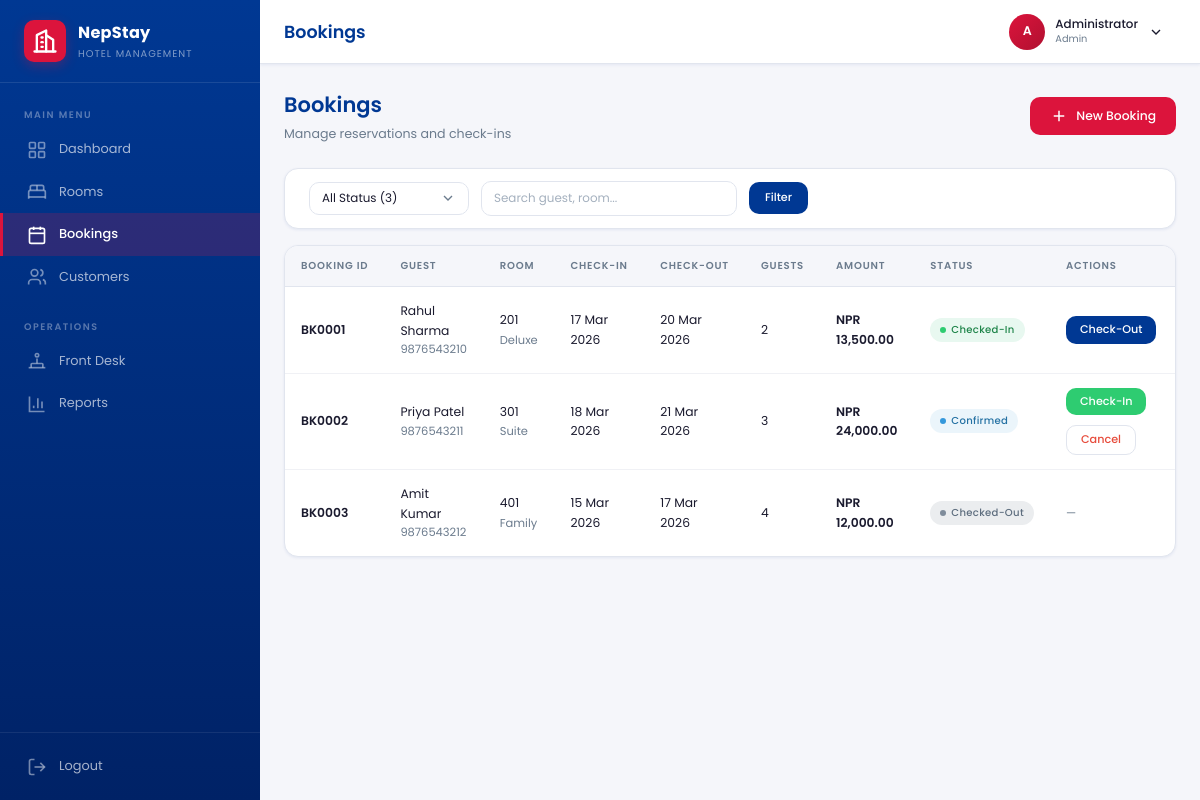
The app's page /admin/bookings.php (signed in) with its own data.
### tables this page shows
CREATE TABLE users (
    id INT AUTO_INCREMENT PRIMARY KEY,
    name VARCHAR(100) NOT NULL,
    email VARCHAR(255) UNIQUE NOT NULL,
    password VARCHAR(255) NOT NULL,
    role ENUM('admin','staff','manager') DEFAULT 'admin',
    avatar VARCHAR(255) DEFAULT NULL,
    created_at TIMESTAMP DEFAULT CURRENT_TIMESTAMP,
    updated_at TIMESTAMP DEFAULT CURRENT_TIMESTAMP ON UPDATE CURRENT_TIMESTAMP
);

CREATE TABLE bookings (
    id INT AUTO_INCREMENT PRIMARY KEY,
    customer_id INT NOT NULL,
    room_id INT NOT NULL,
    check_in DATE NOT NULL,
    check_out DATE NOT NULL,
    guests INT DEFAULT 1,
    total_amount DECIMAL(10,2) DEFAULT 0.00,
    status ENUM('Confirmed','Checked-In','Checked-Out','Cancelled') DEFAULT 'Confirmed',
    notes TEXT,
    checked_in_at DATETIME DEFAULT NULL,
    checked_out_at DATETIME DEFAULT NULL,
    created_at TIMESTAMP DEFAULT CURRENT_TIMESTAMP,
    updated_at TIMESTAMP DEFAULT CURRENT_TIMESTAMP ON UPDATE CURRENT_TIMESTAMP,
    FOREIGN KEY (customer_id) REFERENCES customers(id) ON DELETE CASCADE,
    FOREIGN KEY (room_id) REFERENCES rooms(id) ON DELETE CASCADE
);

CREATE TABLE customers (
    id INT AUTO_INCREMENT PRIMARY KEY,
    name VARCHAR(100) NOT NULL,
    email VARCHAR(255) DEFAULT NULL,
    phone VARCHAR(20) NOT NULL,
    address TEXT,
    id_proof ENUM('Passport','Driving License','National ID','Aadhar','Other') DEFAULT 'National ID',
    id_number VARCHAR(50) DEFAULT NULL,
    created_at TIMESTAMP DEFAULT CURRENT_TIMESTAMP,
    updated_at TIMESTAMP DEFAULT CURRENT_TIMESTAMP ON UPDATE CURRENT_TIMESTAMP
);

CREATE TABLE rooms (
    id INT AUTO_INCREMENT PRIMARY KEY,
    room_number VARCHAR(10) UNIQUE NOT NULL,
    type ENUM('Standard','Deluxe','Suite','Family') NOT NULL DEFAULT 'Standard',
    floor INT DEFAULT 1,
    price DECIMAL(10,2) NOT NULL,
    max_guests INT DEFAULT 2,
    description TEXT,
    amenities VARCHAR(500) DEFAULT NULL,
    status ENUM('Available','Occupied','Maintenance','Reserved') DEFAULT 'Available',
    image VARCHAR(255) DEFAULT NULL,
    created_at TIMESTAMP DEFAULT CURRENT_TIMESTAMP,
    updated_at TIMESTAMP DEFAULT CURRENT_TIMESTAMP ON UPDATE CURRENT_TIMESTAMP
);

### includes/functions.php (called while the page is built, shortened)
<?php
function format_currency($amount) {
    return 'NPR ' . number_format((float)$amount, 2);
}
function format_date($date, $format = 'd M Y') {
    return date($format, strtotime($date));
}
function badge_class($status) {
    $map = [
        'Available'   => 'badge-success',
        'Occupied'    => 'badge-danger',
        'Maintenance' => 'badge-warning',
        'Reserved'    => 'badge-info',
        'Confirmed'   => 'badge-info',
        'Checked-In'  => 'badge-success',
        'Checked-Out' => 'badge-muted',
        'Cancelled'   => 'badge-danger',
        'Paid'        => 'badge-success',
        'Pending'     => 'badge-warning',
        'Refunded'    => 'badge-danger',
    ];
    return $map[$status] ?? 'badge-muted';
}
function e($str) {
    return htmlspecialchars($str ?? '', ENT_QUOTES, 'UTF-8');
}
function booking_id($id) {
    return 'BK' . str_pad($id, 4, '0', STR_PAD_LEFT);
}
function is_page($page) {
    return basename($_SERVER['PHP_SELF']) === $page;
}
function nav_active($page) {
    return is_page($page) ? 'active' : '';
}

### includes/db.php (called while the page is built, shortened)
<?php
$conn = new mysqli(DB_HOST, DB_USER, DB_PASS, DB_NAME);
$conn->set_charset('utf8mb4');
function db_query($sql, $types = '', $params = []) {
    global $conn;
    if (empty($types)) {
        return $conn->query($sql);
    }
    $stmt = $conn->prepare($sql);
    $stmt->bind_param($types, ...$params);
    $stmt->execute();
    $result = $stmt->get_result();
    return $result;
}
function db_fetch($sql, $types = '', $params = []) {
    $result = db_query($sql, $types, $params);
    if ($result instanceof mysqli_result) {
        return $result->fetch_assoc();
    }
    return null;
}
function db_fetch_all($sql, $types = '', $params = []) {
    $result = db_query($sql, $types, $params);
    if ($result instanceof mysqli_result) {
        return $result->fetch_all(MYSQLI_ASSOC);
    }
    return [];
}
function db_value($sql, $types = '', $params = []) {
    $row = db_fetch($sql, $types, $params);
    return $row ? reset($row) : null;
}

### includes/auth.php (called while the page is built, shortened)
<?php
require_once __DIR__ . '/db.php';
function current_user() {
    return db_fetch("SELECT * FROM users WHERE id = ?", 'i', [$_SESSION['user_id']]);
}

### admin/bookings.php (the view, shortened to what this page needs)
<?php
require_once '../includes/header.php';
$search = $_GET['search'] ?? '';
$params = [];
$types = '';
$sql = "SELECT b.*, c.name AS customer_name, c.phone AS customer_phone, r.room_number, r.type AS room_type
        FROM bookings b
        JOIN customers c ON b.customer_id = c.id
        JOIN rooms r ON b.room_id = r.id";
$sql .= " ORDER BY b.created_at DESC";
$bookings = db_fetch_all($sql, $types, $params);
$allCount       = db_value("SELECT COUNT(*) FROM bookings");
?>
<div class="page-header">
    <div>
        <h2>Bookings</h2>
        <p class="subtitle">Manage reservations and check-ins</p>
    </div>
    <a href="booking_form.php" class="btn btn-accent">
        <svg width="18" height="18" viewBox="0 0 24 24" fill="none" stroke="currentColor" stroke-width="2"><line x1="12" y1="5" x2="12" y2="19"/><line x1="5" y1="12" x2="19" y2="12"/></svg>
        New Booking
    </a>
</div>
<div class="card" style="margin-bottom: var(--sp-md);">
    <div class="card-body" style="padding: 12px var(--sp-lg);">
        <form method="GET" class="filter-bar">
            <select name="status" class="form-control">
                <option value="all">All Status (<?php echo $allCount; ?>)</option>
            </select>
            <input type="text" name="search" class="form-control" placeholder="Search guest, room..." value="<?php echo e($search); ?>">
            <button type="submit" class="btn btn-primary btn-sm">Filter</button>
        </form>
    </div>
</div>
<div class="table-container">
    <div class="table-scroll">
        <table class="data-table" id="bookingsTable">
            <thead>
                <tr>
                    <th>Booking ID</th>
                    <th>Guest</th>
                    <th>Room</th>
                    <th>Check-in</th>
                    <th>Check-out</th>
                    <th>Guests</th>
                    <th>Amount</th>
                    <th>Status</th>
                    <th>Actions</th>
                </tr>
            </thead>
            <tbody>
            <?php if (empty($bookings)): ?>
                <tr>
                    <td colspan="9">
                        <div class="empty-state">
                            <svg width="48" height="48" viewBox="0 0 24 24" fill="none" stroke="currentColor" stroke-width="1.5"><rect x="3" y="4" width="18" height="18" rx="2"/><path d="M16 2v4"/><path d="M8 2v4"/><path d="M3 10h18"/></svg>
                            <h3>No bookings found</h3>
                            <p>No bookings match the current filters.</p>
                        </div>
                    </td>
                </tr>
            <?php else: ?>
                <?php foreach ($bookings as $b): ?>
                <tr data-status="<?php echo e($b['status']); ?>">
                    <td class="text-bold"><?php echo booking_id($b['id']); ?></td>
                    <td>
                        <?php echo e($b['customer_name']); ?>
                        <div class="text-muted"><?php echo e($b['customer_phone']); ?></div>
                    </td>
                    <td>
                        <?php echo e($b['room_number']); ?>
                        <span class="text-muted"><?php echo e($b['room_type']); ?></span>
                    </td>
                    <td><?php echo format_date($b['check_in']); ?></td>
                    <td><?php echo format_date($b['check_out']); ?></td>
                    <td><?php echo $b['guests']; ?></td>
                    <td class="text-bold"><?php echo format_currency($b['total_amount']); ?></td>
                    <td><span class="badge <?php echo badge_class($b['status']); ?>"><span class="badge-dot"></span> <?php echo e($b['status']); ?></span></td>
                    <td>
                        <div class="btn-group">
                            <?php if ($b['status'] === 'Confirmed'): ?>
                            <a href="booking_action.php?action=checkin&id=<?php echo $b['id']; ?>" class="btn btn-success btn-sm">Check-In</a>
                            <a href="booking_action.php?action=cancel&id=<?php echo $b['id']; ?>" class="btn btn-outline btn-sm" data-confirm="Cancel this booking?" style="color:var(--danger);">Cancel</a>
                            <?php elseif ($b['status'] === 'Checked-In'): ?>
                            <a href="booking_action.php?action=checkout&id=<?php echo $b['id']; ?>" class="btn btn-primary btn-sm">Check-Out</a>
                            <?php else: ?>
                            <span class="text-muted">—</span>
                            <?php endif; ?>
                        </div>
                    </td>
                </tr>
                <?php endforeach; ?>
            <?php endif; ?>
            </tbody>
        </table>
    </div>
</div>
<?php require_once '../includes/footer.php'; ?>

### includes/header.php (shortened to what this page needs)
<?php
require_once __DIR__ . '/db.php';
require_once __DIR__ . '/auth.php';
require_once __DIR__ . '/functions.php';
$currentUser = current_user();
$currentPage = basename($_SERVER['PHP_SELF']);
$pageTitles = [
    'index.php'           => 'Dashboard',
    'rooms.php'           => 'Rooms',
    'room_form.php'       => isset($_GET['id']) ? 'Edit Room' : 'Add Room',
    'bookings.php'        => 'Bookings',
    'booking_form.php'    => isset($_GET['id']) ? 'Edit Booking' : 'New Booking',
    'customers.php'       => 'Customers',
    'customer_form.php'   => isset($_GET['id']) ? 'Edit Customer' : 'Add Customer',
    'reports.php'         => 'Reports',
    'front_desk.php'      => 'Front Desk',
];
$pageTitle = $pageTitles[$currentPage] ?? 'NepStay';
?>
<!DOCTYPE html>
<html lang="en">
<head>
    <link rel="stylesheet" href="/Hotel_Reservation_System/assets/css/style.css">
</head>
<body>
<aside class="sidebar" id="sidebar">
    <div class="sidebar-brand">
        <div class="brand-icon">
            <svg width="28" height="28" viewBox="0 0 24 24" fill="none" stroke="currentColor" stroke-width="2" stroke-linecap="round" stroke-linejoin="round">
                <path d="M3 21h18"/><path d="M5 21V7l8-4v18"/><path d="M19 21V11l-6-4"/>
                <path d="M9 9h1"/><path d="M9 13h1"/><path d="M9 17h1"/>
            </svg>
        </div>
        <div class="brand-text">
            <span class="brand-name">NepStay</span>
            <span class="brand-sub">Hotel Management</span>
        </div>
    </div>
    <nav class="sidebar-nav">
        <div class="nav-section">
            <span class="nav-label">MAIN MENU</span>
            <a href="/Hotel_Reservation_System/admin/index.php" class="nav-item <?php echo nav_active('index.php'); ?>">
                <svg width="20" height="20" viewBox="0 0 24 24" fill="none" stroke="currentColor" stroke-width="2"><rect x="3" y="3" width="7" height="7" rx="1"/><rect x="14" y="3" width="7" height="7" rx="1"/><rect x="3" y="14" width="7" height="7" rx="1"/><rect x="14" y="14" width="7" height="7" rx="1"/></svg>
                <span>Dashboard</span>
            </a>
            <a href="/Hotel_Reservation_System/admin/rooms.php" class="nav-item <?php echo (nav_active('rooms.php') || nav_active('room_form.php')) ? 'active' : ''; ?>">
                <svg width="20" height="20" viewBox="0 0 24 24" fill="none" stroke="currentColor" stroke-width="2"><path d="M2 20v-8a2 2 0 0 1 2-2h16a2 2 0 0 1 2 2v8"/><path d="M4 10V6a2 2 0 0 1 2-2h12a2 2 0 0 1 2 2v4"/><path d="M12 4v6"/><path d="M2 18h20"/></svg>
                <span>Rooms</span>
            </a>
            <a href="/Hotel_Reservation_System/admin/bookings.php" class="nav-item <?php echo (nav_active('bookings.php') || nav_active('booking_form.php')) ? 'active' : ''; ?>">
                <svg width="20" height="20" viewBox="0 0 24 24" fill="none" stroke="currentColor" stroke-width="2"><rect x="3" y="4" width="18" height="18" rx="2"/><path d="M16 2v4"/><path d="M8 2v4"/><path d="M3 10h18"/><path d="M8 14h.01"/><path d="M12 14h.01"/><path d="M16 14h.01"/><path d="M8 18h.01"/><path d="M12 18h.01"/></svg>
                <span>Bookings</span>
            </a>
            <a href="/Hotel_Reservation_System/admin/customers.php" class="nav-item <?php echo (nav_active('customers.php') || nav_active('customer_form.php')) ? 'active' : ''; ?>">
                <svg width="20" height="20" viewBox="0 0 24 24" fill="none" stroke="currentColor" stroke-width="2"><path d="M16 21v-2a4 4 0 0 0-4-4H6a4 4 0 0 0-4 4v2"/><circle cx="9" cy="7" r="4"/><path d="M22 21v-2a4 4 0 0 0-3-3.87"/><path d="M16 3.13a4 4 0 0 1 0 7.75"/></svg>
                <span>Customers</span>
            </a>
        </div>
        <div class="nav-section">
            <span class="nav-label">OPERATIONS</span>
            <a href="/Hotel_Reservation_System/admin/front_desk.php" class="nav-item <?php echo nav_active('front_desk.php'); ?>">
                <svg width="20" height="20" viewBox="0 0 24 24" fill="none" stroke="currentColor" stroke-width="2"><path d="M2 20h20"/><path d="M5 20v-4a1 1 0 0 1 1-1h12a1 1 0 0 1 1 1v4"/><path d="M12 15V9"/><circle cx="12" cy="5" r="2"/></svg>
                <span>Front Desk</span>
            </a>
            <a href="/Hotel_Reservation_System/admin/reports.php" class="nav-item <?php echo nav_active('reports.php'); ?>">
                <svg width="20" height="20" viewBox="0 0 24 24" fill="none" stroke="currentColor" stroke-width="2"><path d="M3 3v18h18"/><path d="M18 17V9"/><path d="M13 17V5"/><path d="M8 17v-3"/></svg>
                <span>Reports</span>
            </a>
        </div>
    </nav>
    <div class="sidebar-footer">
        <a href="/Hotel_Reservation_System/logout.php" class="nav-item">
            <svg width="20" height="20" viewBox="0 0 24 24" fill="none" stroke="currentColor" stroke-width="2"><path d="M9 21H5a2 2 0 0 1-2-2V5a2 2 0 0 1 2-2h4"/><polyline points="16 17 21 12 16 7"/><line x1="21" y1="12" x2="9" y2="12"/></svg>
            <span>Logout</span>
        </a>
    </div>
</aside>
<div class="main-wrapper">
    <header class="topbar">
        <div class="topbar-left">
            <h1 class="topbar-title"><?php echo e($pageTitle); ?></h1>
        </div>
        <div class="topbar-right">
            <div class="topbar-user" id="userDropdownToggle">
                <div class="topbar-avatar"><?php echo strtoupper(substr($currentUser['name'] ?? 'A', 0, 1)); ?></div>
                <div class="topbar-user-info">
                    <span class="topbar-user-name"><?php echo e($currentUser['name'] ?? 'Admin'); ?></span>
                    <span class="topbar-user-role"><?php echo e(ucfirst($currentUser['role'] ?? 'admin')); ?></span>
                </div>
                <svg width="16" height="16" viewBox="0 0 24 24" fill="none" stroke="currentColor" stroke-width="2"><polyline points="6 9 12 15 18 9"/></svg>
            </div>
        </div>
    </header>
    <main class="content">

### records on screen
users: name "A", name "Administrator", role "Admin"
bookings: id "BK0001", customer.name "Rahul Sharma", customer.phone "9876543210", room.room_number "201", room.type "Deluxe", check_in "17 Mar 2026", check_out "20 Mar 2026", guests "2", total_amount "NPR 13,500.00", status "Checked-In"
bookings: id "BK0002", customer.name "Priya Patel", customer.phone "9876543211", room.room_number "301", room.type "Suite", check_in "18 Mar 2026", check_out "21 Mar 2026", guests "3", total_amount "NPR 24,000.00", status "Confirmed"
bookings: id "BK0003", customer.name "Amit Kumar", customer.phone "9876543212", room.room_number "401", room.type "Family", check_in "15 Mar 2026", check_out "17 Mar 2026", guests "4", total_amount "NPR 12,000.00", status "Checked-Out"

### other values on screen
$pageTitle "Bookings"
